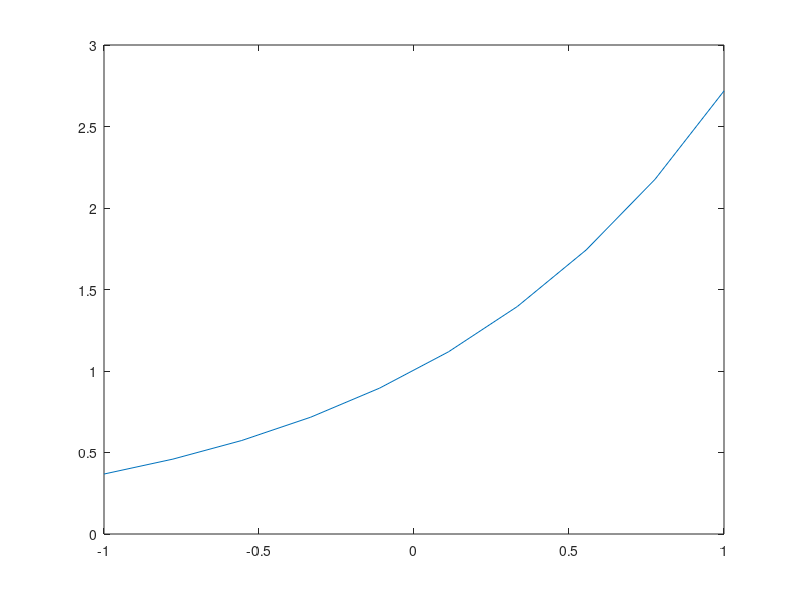
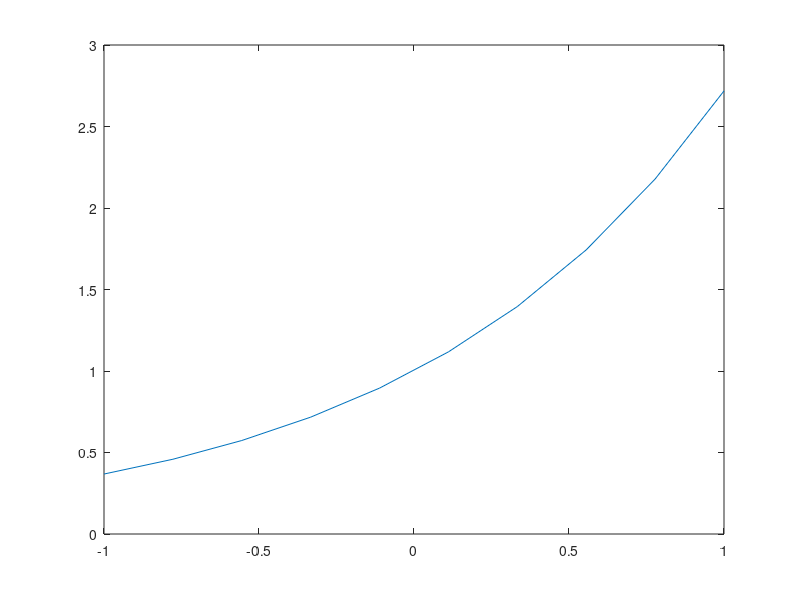
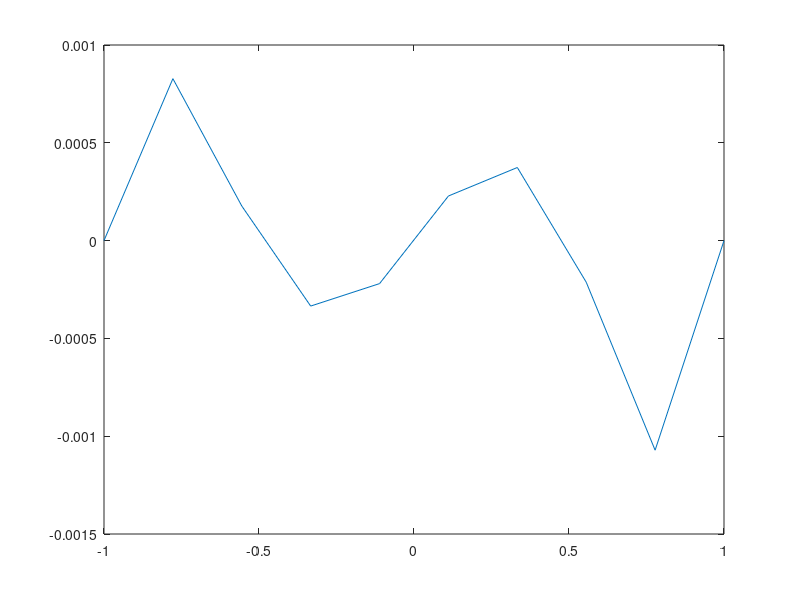

The MATLAB script that drew these images, in order:
%plotter for backward difference

clear all;
pts=10;
x1=linspace(-1,1,pts);
y1=exp(x1);
plot(x1,y1);
x=linspace(-1,1,5);
n=5;
y=zeros(n,1);
for i=1:n
    y(i)=exp(x(i));
end

z=linspace(-1,1,pts);
ans=zeros(pts,1);
for i=1:pts
    p=z(i);
    val1=0;val=1;
    for j=1:5
        val=1;
        for k=1:5
            if(k==j)
                continue; 
            end
            val=val*(p-x(k))/(x(j)-x(k));
        end
        val1=val1+val*y(j);
  %      disp(val1);
    end
    ans(i)=val1;
end
figure;
plot(z,ans);
figure;
ans2=zeros(pts,1);
ans2=y1'-ans;
plot(z,ans2);



